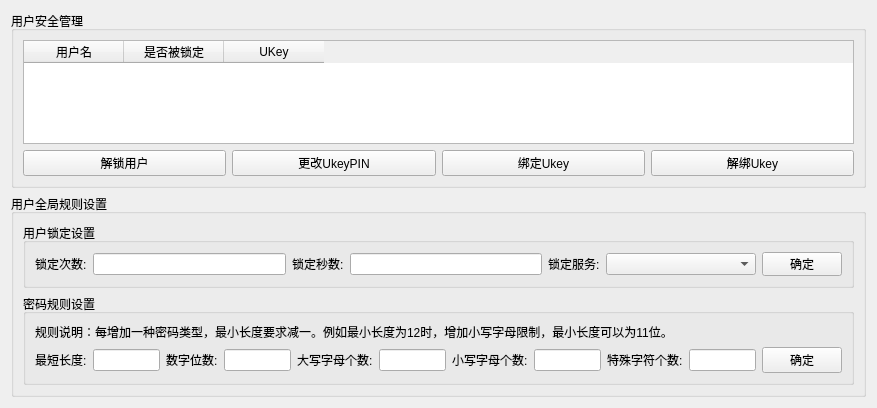
<?xml version="1.0" encoding="UTF-8"?>
<ui version="4.0">
 <class>UserMgrPage</class>
 <widget class="QWidget" name="UserMgrPage">
  <property name="geometry">
   <rect>
    <x>0</x>
    <y>0</y>
    <width>877</width>
    <height>408</height>
   </rect>
  </property>
  <property name="windowTitle">
   <string>Form</string>
  </property>
  <layout class="QGridLayout" name="gridLayout_2">
   <item row="0" column="0">
    <widget class="QGroupBox" name="groupBox">
     <property name="enabled">
      <bool>true</bool>
     </property>
     <property name="title">
      <string>用户安全管理</string>
     </property>
     <layout class="QGridLayout" name="gridLayout_4">
      <item row="0" column="0" colspan="4">
       <widget class="QTableWidget" name="userTableWidget">
        <property name="dragEnabled">
         <bool>true</bool>
        </property>
        <property name="selectionBehavior">
         <enum>QAbstractItemView::SelectRows</enum>
        </property>
        <column>
         <property name="text">
          <string>用户名</string>
         </property>
        </column>
        <column>
         <property name="text">
          <string>是否被锁定</string>
         </property>
        </column>
        <column>
         <property name="text">
          <string>UKey</string>
         </property>
        </column>
       </widget>
      </item>
      <item row="1" column="0">
       <widget class="QPushButton" name="pushButton">
        <property name="text">
         <string>解锁用户</string>
        </property>
       </widget>
      </item>
      <item row="1" column="1">
       <widget class="QPushButton" name="pushButton_2">
        <property name="text">
         <string>更改UkeyPIN</string>
        </property>
       </widget>
      </item>
      <item row="1" column="2">
       <widget class="QPushButton" name="pushButton_3">
        <property name="text">
         <string>绑定Ukey</string>
        </property>
       </widget>
      </item>
      <item row="1" column="3">
       <widget class="QPushButton" name="pushButton_4">
        <property name="text">
         <string>解绑Ukey</string>
        </property>
       </widget>
      </item>
     </layout>
    </widget>
   </item>
   <item row="1" column="0">
    <widget class="QGroupBox" name="groupBox_15">
     <property name="maximumSize">
      <size>
       <width>16777215</width>
       <height>250</height>
      </size>
     </property>
     <property name="title">
      <string>用户全局规则设置</string>
     </property>
     <layout class="QGridLayout" name="gridLayout_5">
      <item row="0" column="0">
       <widget class="QGroupBox" name="groupBox_3">
        <property name="maximumSize">
         <size>
          <width>12222222</width>
          <height>65</height>
         </size>
        </property>
        <property name="autoFillBackground">
         <bool>false</bool>
        </property>
        <property name="title">
         <string>用户锁定设置</string>
        </property>
        <layout class="QGridLayout" name="gridLayout_3">
         <item row="0" column="0">
          <layout class="QGridLayout" name="gridLayout">
           <item row="0" column="4">
            <widget class="QLineEdit" name="secLineEdit">
             <property name="maximumSize">
              <size>
               <width>16777215</width>
               <height>16777215</height>
              </size>
             </property>
            </widget>
           </item>
           <item row="0" column="7">
            <widget class="QPushButton" name="setTryLockButton">
             <property name="maximumSize">
              <size>
               <width>85</width>
               <height>16777215</height>
              </size>
             </property>
             <property name="text">
              <string>确定</string>
             </property>
            </widget>
           </item>
           <item row="0" column="6">
            <widget class="QComboBox" name="lockSvrComboBox">
             <property name="minimumSize">
              <size>
               <width>150</width>
               <height>0</height>
              </size>
             </property>
             <property name="maximumSize">
              <size>
               <width>16777215</width>
               <height>16777215</height>
              </size>
             </property>
             <property name="toolTip">
              <string>法</string>
             </property>
            </widget>
           </item>
           <item row="0" column="2">
            <widget class="QLineEdit" name="tmsLineEdit">
             <property name="maximumSize">
              <size>
               <width>16777215</width>
               <height>16777215</height>
              </size>
             </property>
             <property name="toolTip">
              <string/>
             </property>
            </widget>
           </item>
           <item row="0" column="1">
            <widget class="QLabel" name="label_6">
             <property name="maximumSize">
              <size>
               <width>10000000</width>
               <height>16777215</height>
              </size>
             </property>
             <property name="toolTip">
              <string>用户被锁定时登录失败的次数
默认值3</string>
             </property>
             <property name="text">
              <string>锁定次数:</string>
             </property>
            </widget>
           </item>
           <item row="0" column="5">
            <widget class="QLabel" name="label_8">
             <property name="maximumSize">
              <size>
               <width>10000000</width>
               <height>16777215</height>
              </size>
             </property>
             <property name="toolTip">
              <string>触发锁定的服务
默认值login</string>
             </property>
             <property name="text">
              <string>锁定服务:</string>
             </property>
            </widget>
           </item>
           <item row="0" column="3">
            <widget class="QLabel" name="label_7">
             <property name="maximumSize">
              <size>
               <width>16777215</width>
               <height>16777215</height>
              </size>
             </property>
             <property name="toolTip">
              <string>用户锁定到自动接锁的秒数
默认值30</string>
             </property>
             <property name="text">
              <string>锁定秒数:</string>
             </property>
            </widget>
           </item>
          </layout>
         </item>
        </layout>
       </widget>
      </item>
      <item row="1" column="0">
       <widget class="QGroupBox" name="groupBox_4">
        <property name="maximumSize">
         <size>
          <width>16777215</width>
          <height>1677777</height>
         </size>
        </property>
        <property name="title">
         <string>密码规则设置</string>
        </property>
        <layout class="QGridLayout" name="gridLayout_7">
         <item row="0" column="0">
          <layout class="QGridLayout" name="gridLayout_6">
           <item row="1" column="0">
            <widget class="QLabel" name="label">
             <property name="toolTip">
              <string>默认值：12</string>
             </property>
             <property name="text">
              <string>最短长度:</string>
             </property>
            </widget>
           </item>
           <item row="1" column="9">
            <widget class="QLineEdit" name="othlenEdit"/>
           </item>
           <item row="1" column="6">
            <widget class="QLabel" name="label_4">
             <property name="toolTip">
              <string>默认值：1</string>
             </property>
             <property name="text">
              <string>小写字母个数:</string>
             </property>
            </widget>
           </item>
           <item row="1" column="8">
            <widget class="QLabel" name="label_5">
             <property name="toolTip">
              <string>默认值：1</string>
             </property>
             <property name="text">
              <string>特殊字符个数:</string>
             </property>
            </widget>
           </item>
           <item row="1" column="4">
            <widget class="QLabel" name="label_3">
             <property name="toolTip">
              <string>默认值：1</string>
             </property>
             <property name="text">
              <string>大写字母个数:</string>
             </property>
            </widget>
           </item>
           <item row="1" column="3">
            <widget class="QLineEdit" name="dlenEdit"/>
           </item>
           <item row="1" column="7">
            <widget class="QLineEdit" name="lowlenEdit"/>
           </item>
           <item row="1" column="2">
            <widget class="QLabel" name="label_2">
             <property name="toolTip">
              <string>默认值：1</string>
             </property>
             <property name="text">
              <string>数字位数:</string>
             </property>
            </widget>
           </item>
           <item row="1" column="5">
            <widget class="QLineEdit" name="uplenEdit"/>
           </item>
           <item row="1" column="1">
            <widget class="QLineEdit" name="minlenEdit"/>
           </item>
           <item row="1" column="10">
            <widget class="QPushButton" name="setPwButton">
             <property name="text">
              <string>确定</string>
             </property>
            </widget>
           </item>
           <item row="0" column="0" colspan="11">
            <widget class="QLabel" name="label_13">
             <property name="text">
              <string>规则说明：每增加一种密码类型，最小长度要求减一。例如最小长度为12时，增加小写字母限制，最小长度可以为11位。</string>
             </property>
            </widget>
           </item>
          </layout>
         </item>
        </layout>
       </widget>
      </item>
     </layout>
    </widget>
   </item>
  </layout>
 </widget>
 <resources/>
 <connections/>
</ui>
